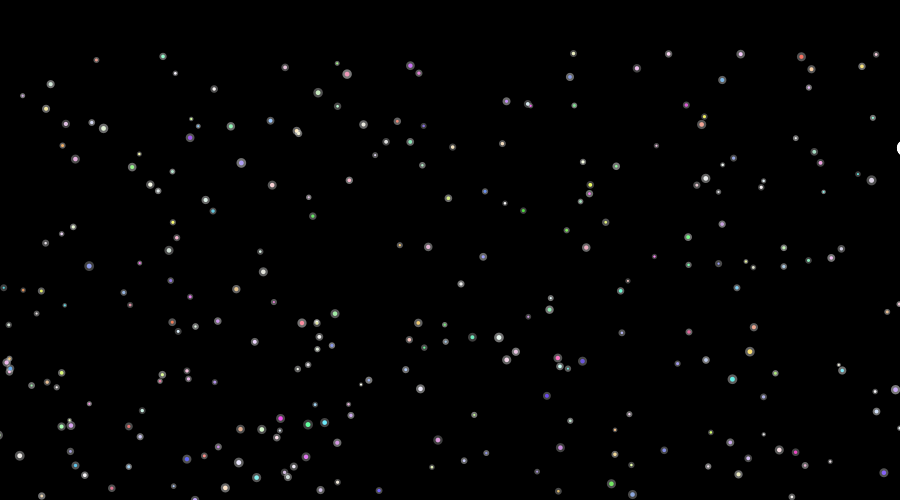
Frame 1 (no input)
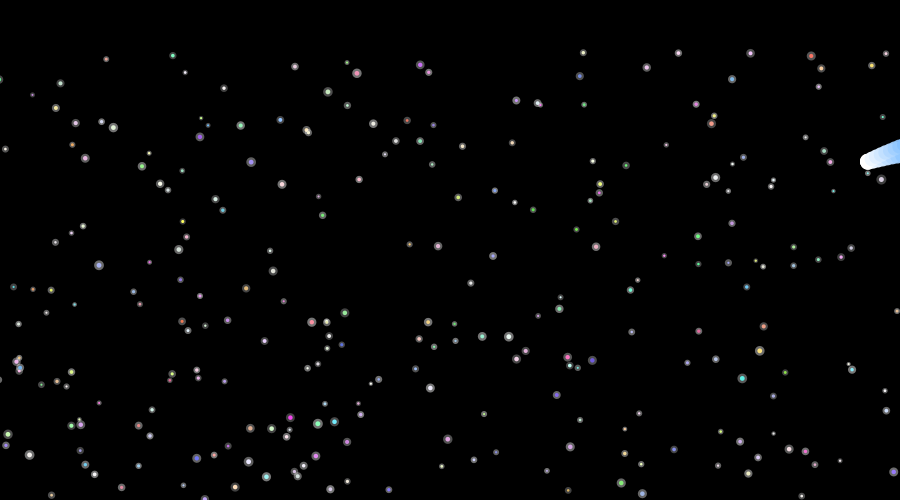
Frame 60 (the mouse pressed at the canvas centre just before this capture)
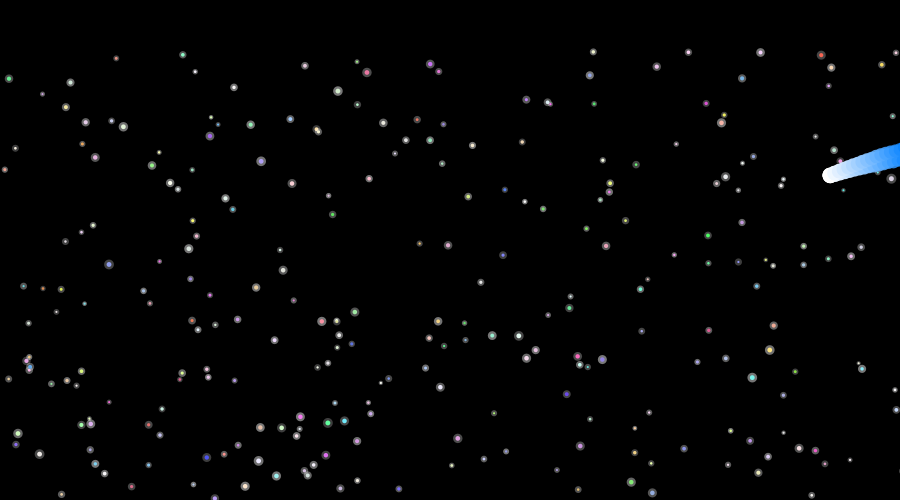
Frame 120 (the mouse held since frame 60 and released just before this capture)

The Processing sketch that drew these frames (run headless with seeded random() and noise(); from frame 60 on, the mouse is pressed at the canvas centre):

// Processing sketch: processing_11373
// ── processing_11373.pde

/*
The star, meteoroid, and comet arrive at a special night.

Kuo-Ang(Allen) Huang
08.22.2010
*/

jetpoint[] meteor = new jetpoint[12];

starpoint[] star = new starpoint[300];

cometpoint comet;

int meteorN = 12;
int m_nums = 0;
int meteorTime = 0;
int m_time = 0;
int m_standby = 0;
int showTime = 3; //at least 3 sec

int starN = 300;

int scene = 1;

float x, y, v, deg, clr, sat, bri;


void setup()
{
 //size(1200, 675);
 size(900, 500);
 background(0);
 smooth();
 noStroke();
 
 for(int i = 0; i <starN; i++)
   s_reset(i, 1);
 
 meteorTime = meteorN*showTime*60;
 for(int i = 0; i <meteorN; i++)
   m_reset(i);
   
 comet = new cometpoint(900, 150, 20, 160, 210);

}


void draw()
{
 background(0);
 
 
 for(int i = 0; i <starN; i++)
 {
   if(!star[i].gone)
     star[i].go();
   else
     s_reset(i, 2);
 }
 
 if(scene ==1)
 {
   if(!comet.gone)
     comet.go();
   else
   {
     c_reset();
     scene =2; 
   }
 }
 
 if(scene ==2)
 {
   for(int i = 0; i <m_nums; i++)
   {
     if(!meteor[i].gone)
       meteor[i].go();
     else
     {
       if(m_time <meteorTime)
         m_reset(i);
       else
         m_standby++;
     }
   }
   if(m_time <meteorTime)
   {
     if(m_time%(3*60) == 0 && m_nums <meteorN)
       m_nums++;
     
     m_time++;
   }
   else
   {    
     if(m_standby >= meteorN)
     {
       m_time = 0;
       m_nums = 0;
       meteorN = round(random(3.0, 12.4));
       meteorTime = meteorN*showTime*60;
       scene =1;
     }
     
     m_standby = 0;
   }
 }
 
 
}


void m_reset(int i)
{
 x = random(width -400.0, width +200.0);
 y = random(0.0, height -200.0);
 v = random(300.0, 500.0);
 deg = random(155.0, 165.0);
 clr = random(0.0, 360.0);
 sat = random(0.0, 100.0);
 bri = random(80.0, 100.0);
 
 meteor[i] = new jetpoint(x, y, v, -80.0, deg, clr, sat, bri);
}


void s_reset(int i, int scene)
{ 
 y = random(50.0, height +50.0);
 clr = random(0.0, 360.0);
 sat = random(0.0, 100.0);
 bri = random(80.0, 100.0);
  
 if(scene ==1)
 {
   x = random(-5.0, width +5.0);
   star[i] = new starpoint(x, y, 5.0, clr, sat, bri);
 }
 else
   star[i] = new starpoint(-5.0, y, 5.0, clr, sat, bri);
}

void c_reset()
{
 x = random(width, width +20.0);
 y = random(-50.0, height -400.0);
 deg = random(155.0, 165.0);
 clr = random(0.0, 360.0);
 
 comet = new cometpoint(x, y, 20, deg, clr);
}


class jetpoint
{
  float ix = 0.0;
  float iy = 0.0;
  float tx = 0.0;
  float ty = 0.0;
  float X = 0.0;
  float Y = 0.0;
  
  float t = 0.0;
  float et = 0.0;
  float tail = 0.0;
  
  float vX = 0.0;
  float vY = 0.0;
  
  float aX = 0.0;
  float aY = 0.0;
  
  float meteosize = 0.0;
  
  float deg = 0.0;
  float clr = 0.0;
  float sat = 0.0;
  float bri = 0.0;
  
  boolean gone = false;
  
  jetpoint(float _x, float _y, float _v, float _a, float _deg, float _clr, float _sat, float _bri)
  {
    colorMode(HSB, 360, 100, 100, 255);
    ix = _x;
    iy = _y;
    deg = _deg;
    clr = _clr;
    sat = _sat;
    bri = _bri;
    
    vX = _v*cos(radians(_deg));
    vY = _v*sin(radians(_deg));
    
    aX = _a*cos(radians(_deg));
    aY = _a*sin(radians(_deg));
    
    et = abs(_v/_a);
    
    meteosize = random(1.0, 3.0);
    
    gone = false;
    
  }
  
  void go()
  {   
   if(t < et)
   {
     X = ix + vX*t + 0.5*aX*pow(t, 2);
     Y = iy + vY*t + 0.5*aY*pow(t, 2);
     
     tail = 40*(-pow((t-et/2.0), 2) +pow((et/2.0), 2));
     
     for(float i = 0; i < tail; i++)
     {
       fill(clr, sat, bri, 255-(50*t+0.4*i));
       tx = i*cos(radians(deg));
       ty = i*sin(radians(deg));
       ellipse(X-tx, Y-ty, meteosize, meteosize);
       fill(0, 0, 100, 150-(50*t+0.4*i));
       ellipse(X-tx, Y-ty, meteosize *2, meteosize *2);
     }
     
     t += 1.0/30.0;
   }
   else
     gone = true;
  
  }  
}


class starpoint
{
  float ix = 0.0;
  float iy = 0.0;
  
  float X = 0.0;
  float Y = 0.0;
  
  float v = 0.0;
  float t = 0.0;
  float et = 0.0;
  
  float clr = 0.0;
  float sat = 0.0;
  float bri = 0.0;
  
  float starsize = 0.0;
  float flashsize = 0.0;
  float flash = 0.0;
  
  boolean gone = false;
  
  starpoint(float _ix, float _iy, float _v, float _clr, float _sat, float _bri)
  {
    ix = _ix;
    iy = _iy;
    v = _v;
    clr = _clr;
    sat = _sat;
    bri = _bri;
    et = ((width)/v);
    
    starsize = random(2.0, 5.0);
    flashsize = random(2.0, 5.0);
    if(flashsize <starsize)
      flashsize = starsize;
    
    gone = false;
    
  }
  
  void go()
  {
   if(X <width+5)
   {
     X = ix + v*t;
     Y = iy - (0.000013*et*(-pow((t-et/2.0), 2) + pow((et/2.0), 2)));
     flash = random(60.0, 120.0);
     
     fill(clr, sat, bri, 255);
     ellipse(X, Y, starsize, starsize);
     fill(0, 0, 100, flash);
     ellipse(X, Y, starsize +flashsize, starsize +flashsize);
   
     t += 1.0/30.0;
   }
   else
     gone = true;
    
  }
}


class cometpoint
{
 float ix = 0.0;
 float iy = 0.0;
 float tx = 0.0;
 float ty = 0.0;
 float X = 0.0;
 float Y = 0.0;
  
 float t = 0.0;
  
 float vX = 0.0;
 float vY = 0.0;
 
 float clr = 0.0;
 
 float v = 0.0;
 float deg = 0.0;
 float tdeg = 0.0;
 
 float cometsize = 15.0; //at least 15
 
 float c_tail = 0.0;
 float c_dust = 0.0;
 
 boolean gone = false;
 
 
 cometpoint(float _ix, float _iy, float _v, float _deg, float _clr)
 {
   ix = _ix;
   iy = _iy;
   v =_v;
   deg = _deg;
   clr = _clr;
   
   gone = false;
   
 }
 
 void go()
 {
  if(X >-400.0 && Y <height +300)
  {
    vX = v*cos(radians(deg));
    vY = v*sin(radians(deg));
    
    X = ix + vX*t;
    Y = iy + vY*t;
  
    cometail(0.0, 10.0);
    cometail(4.0, 12.0);
    cometail(-4.0, 12.0);
    cometail(8.0, 15.0);
    cometail(-8.0, 15.0);
  
    t += 1.0/30.0;
  }
  else
    gone = true;
   
 }
 
 void cometail(float tdeg, float tdegamp)
 {
  float d = 0.0;
  tdeg = tdeg*abs(cos(radians(tdegamp*t)));
  
  for(float i = 0; i < 100; i++)
  {
     float tamp = random(0.2, 0.3);
     d = d + (5 - 0.0004*pow(i, 2));
     fill(clr, 0 +6*i, 100, 255 -i*3);
     tx = d*cos(radians(deg +tdeg +tamp*i));
     ty = d*sin(radians(deg +tdeg +tamp*i));
     c_tail = cometsize -(cometsize-1)*0.01*i;
     ellipse(X-tx, Y-ty, c_tail, c_tail);
  }
 }
}
